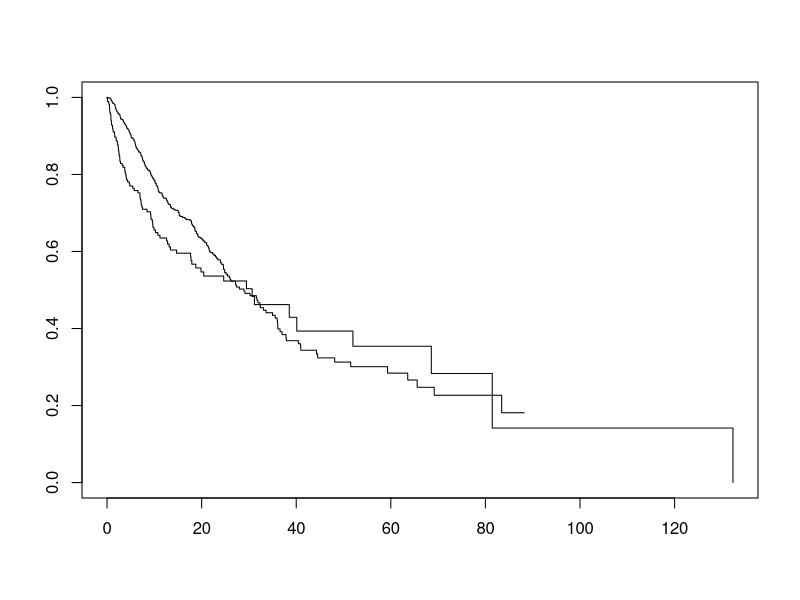
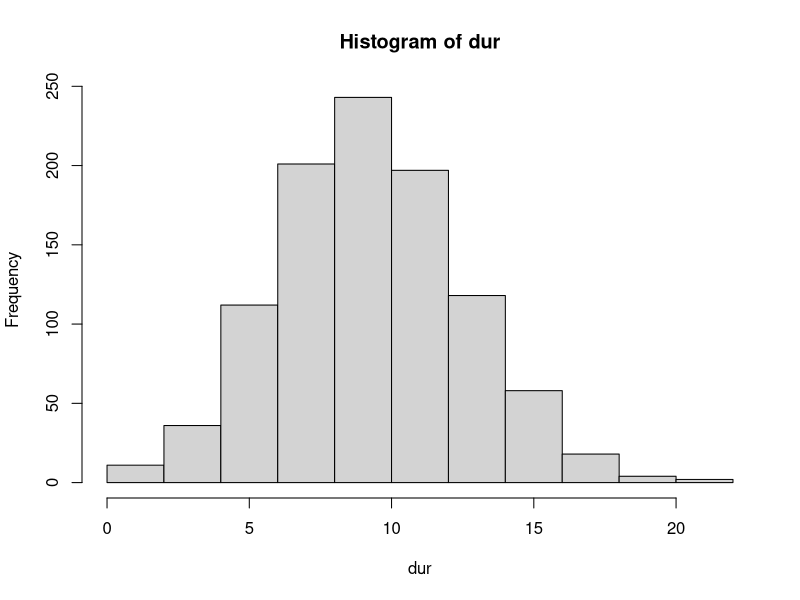
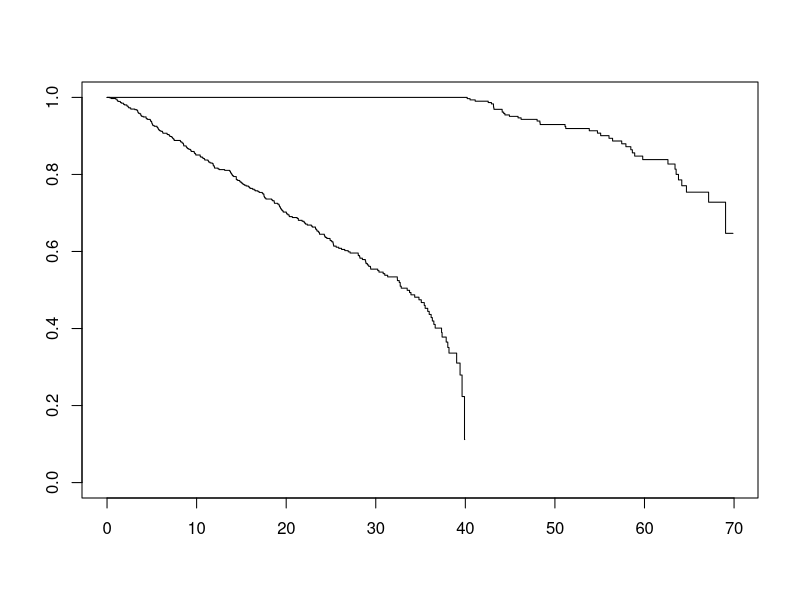
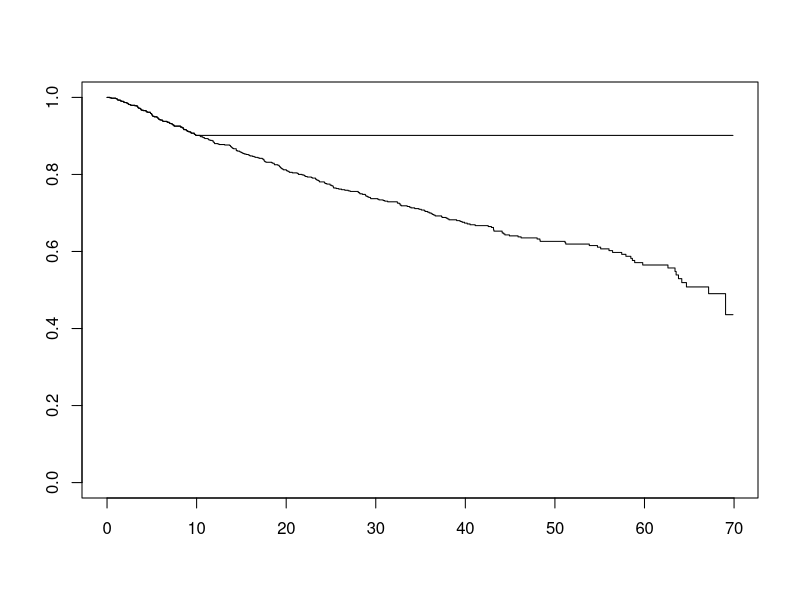

Generate these figures, in order, with R:
## ---- chunk 1
knitr::opts_chunk$set(echo = TRUE)
## ---- chunk 2

# Background
library(rms)
library(survival)
library(tidyverse)

n <- 1000

set.seed(1)

t0 <- rexp(n)
x <- runif(n)
t <- rweibull(n, 1, 40)
c <- rweibull(n, 1, 20)
fup <- pmin(t, c)

death <- ifelse(t<=c, 1, 0)

group <- ifelse(t0<fup & x>0.2, 1, 0)

data <- data.frame(fup, death, group)

# Replace: Time to end of treatment
# fup <- pmax(dur, fup)

describe(data$fup[data$group==1])
describe(data$fup[data$group==0])

data
mod_km <- survfit(Surv(fup, event=death)~group, data=data)
plot(mod_km)
survdiff(Surv(fup, event=death)~group, data=data)

coxph(Surv(fup, event=death)~group, data=data)



table(death)

# Replace: Time to end of follow-up if fup<cens





set.seed(1)
# Treatment duration: Mean duration 16 days
dur <- rpois(n, 10)
hist(dur)
# Group indicator
group <- ifelse(dur<=median(dur), 1, 0)

age <- rnorm(n, sd=3)
# Hazard of dying. Note: Not associated with treatment duration (dur)
haz <- 0.01
#*exp(1*age)
# Time to death: Mean time to death=1/0.01=100 days
time_to_death <- -log(runif(n))/haz

# Censoring time (could be hospital discharge): Mean duration 20 days
cens <- 70*runif(n)

# Death
death <- ifelse(time_to_death<=cens, 1, 0)
table(death)

# Replace: Time to end of follow-up if fup<cens
fup <- pmin(time_to_death, cens)

group <- ifelse(fup<=40, 1, 0)

data <- data.frame(dur, fup, death, group, age)

# Replace: Time to end of treatment
# fup <- pmax(dur, fup)

describe(data$fup[data$group==1])
describe(data$fup[data$group==0])

data
mod_km <- survfit(Surv(fup, event=death)~group, data=data)
plot(mod_km)
survdiff(Surv(fup, event=death)~group, data=data)

coxph(Surv(fup, event=death)~group, data=data)

# Cloning populations
data_short <- data
data_long <- data

# Censor if dur>median(dur)
data_short$censor <- ifelse(data_short$fup>10, 1, 0)
data_short$death[data_short$fup>10] <- 0
data_short$group_comb <- 1

data_long$censor <- ifelse(data_long$fup<=10, 1, 0)
data_long$group_comb <- 0

data_comb <- bind_rows(data_short, data_long)

mod <- glm(censor~age, data=data_comb, family=binomial())
mod_km <- survfit(Surv(fup, event=death)~group_comb, data=data_comb)
plot(mod_km)
coxph(Surv(fup, event=death)~group_comb, data=data_comb)

# Example(s)


# Conclusion


# References
